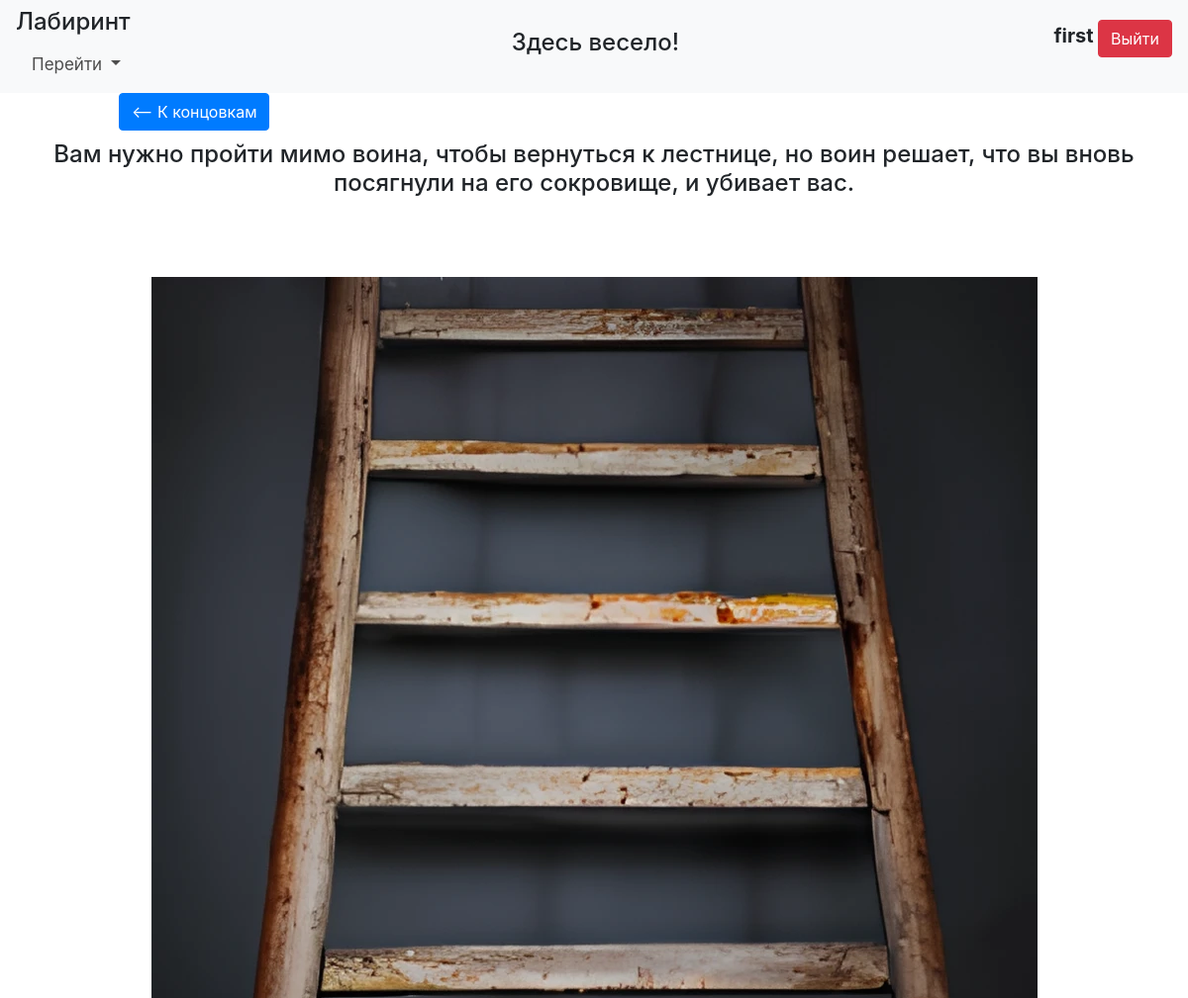
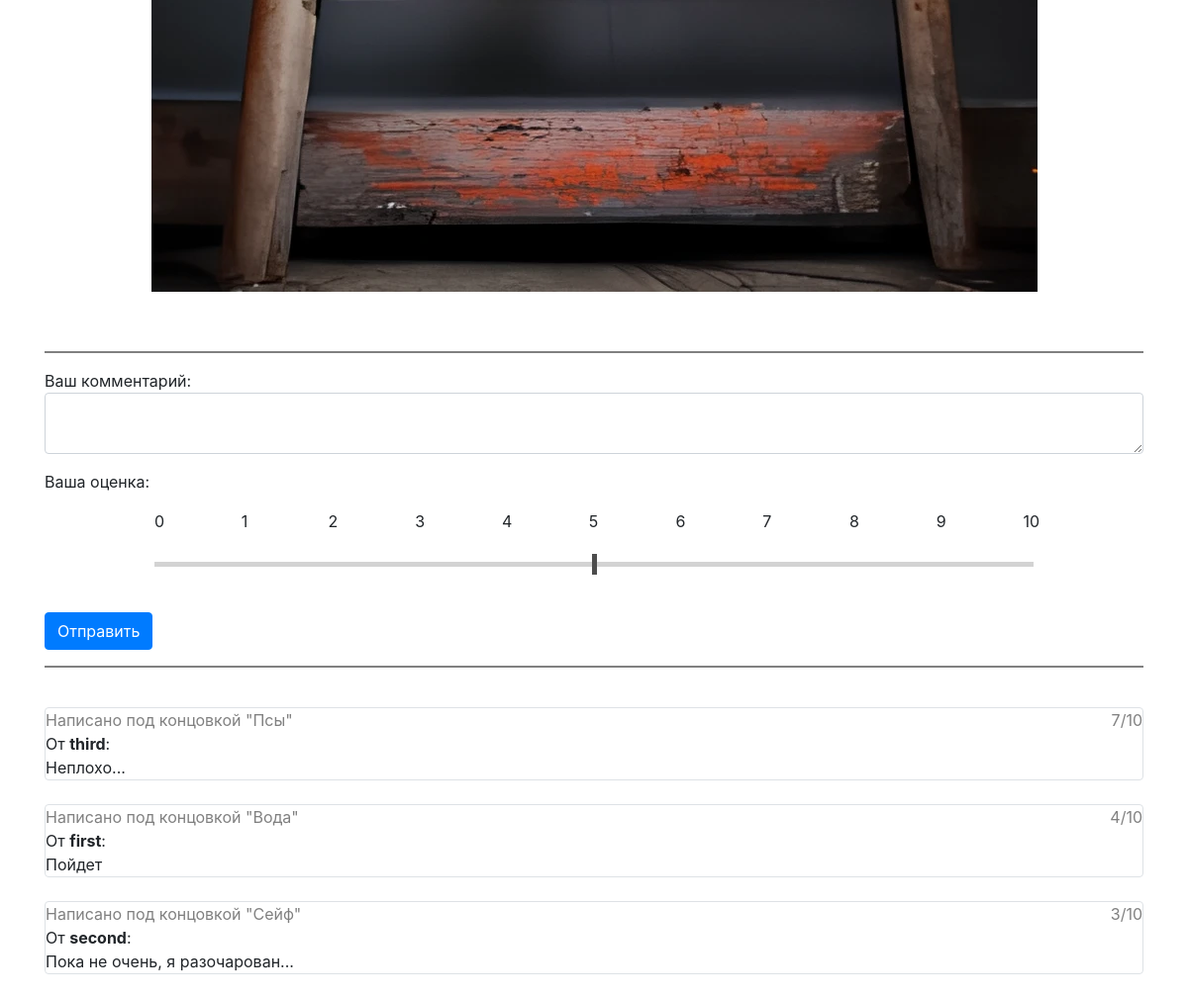
The app's page /passings/2 (signed in) with its own data (2 pictures, top to bottom).
### data/tables/users.py (models this page shows, shortened)
class User(SqlAlchemyBase, UserMixin, SerializerMixin):
    __tablename__ = 'users'
    id = sqlalchemy.Column(sqlalchemy.Integer,
                           primary_key=True, autoincrement=True)
    name = sqlalchemy.Column(sqlalchemy.String, unique=True)
    hashed_password = sqlalchemy.Column(sqlalchemy.String)
    reviews = orm.relationship("Review", back_populates="user")
    combos = orm.relationship("Combo", back_populates="user")
    passings = orm.relationship("Passing", back_populates="user")

### data/tables/endings.py (models this page shows)
class Ending(SqlAlchemyBase, SerializerMixin):
    __tablename__ = 'endings'
    id = sqlalchemy.Column(sqlalchemy.Integer,
                           primary_key=True, autoincrement=True)
    path_to_picture = sqlalchemy.Column(sqlalchemy.String, nullable=True)
    text = sqlalchemy.Column(sqlalchemy.String, nullable=True)
    name = sqlalchemy.Column(sqlalchemy.String, nullable=True)
    reviews = orm.relationship("Review", back_populates="ending")
    passings = orm.relationship("Passing", back_populates="ending")

### data/tables/reviews.py (models this page shows)
class Review(SqlAlchemyBase, SerializerMixin):
    __tablename__ = 'reviews'
    id = sqlalchemy.Column(sqlalchemy.Integer,
                           primary_key=True, autoincrement=True)
    ending_id = sqlalchemy.Column(sqlalchemy.Integer, sqlalchemy.ForeignKey("endings.id"))
    user_id = sqlalchemy.Column(sqlalchemy.Integer, sqlalchemy.ForeignKey("users.id"))
    date = sqlalchemy.Column(sqlalchemy.DateTime, default=datetime.now())
    text = sqlalchemy.Column(sqlalchemy.String, nullable=True)
    mark = sqlalchemy.Column(sqlalchemy.Integer)
    ending = orm.relationship('Ending')
    user = orm.relationship("User")

### data/api/login_api.py (the view)
    def worker(*args, **kwargs):
        if current_user.is_authenticated:
            return func(*args, **kwargs)
        return redirect("/login")

### forms/ending.py
class EndingForm(FlaskForm):
    comment = TextAreaField('Ваш комментарий', validators=[DataRequired()])
    slider = DecimalRangeField("Оценка", validators=[NumberRange(min=0, max=10)],
                               render_kw={"step": "1"})
    submit = SubmitField('Отправить', name="enter")

### data/additional.py (called while the page is built)
def get_menu_btns():
    address = request.path[1:]
    btns = []
    if current_user.is_authenticated:
        if address != "passings":
            btns.append("Концовки")
        btns.append("Выйти")
    else:
        if address != "login":
            btns.append("Войти")
        if address != "register":
            btns.append("Зарегистрироваться")
    if address != "about":
        btns.append("О нас")
    return btns

### data/api/login_api.py (called while the page is built)
def need_login(func):
    def worker(*args, **kwargs):
        if current_user.is_authenticated:
            return func(*args, **kwargs)
        return redirect("/login")
    worker.__name__ = func.__name__
    return worker

### data/api/passing_api.py (called while the page is built, shortened)
@blueprint.route("/passings/<int:passing_id>", methods=["GET", "POST"])
@need_login
def get_passing(passing_id):
    dbs = db_session.create_session()
    passing = dbs.query(Passing).get(passing_id)
    if not passing or passing.username != current_user.name:
        return bad_site(message="Такой концовки нет или она не ваша")
    user = passing.user
    ending = passing.ending
    form = EndingForm()
    return render_template("ending.html", user=user, ending=ending,
                           reviews=dbs.query(Review).all()[::-1], form=form, title=ending.name,
                           menu=get_menu_btns())

### data/db_session.py (called while the page is built)
def create_session() -> Session:
    global __factory
    return __factory()

### main.py (called while the page is built)
@login_manager.user_loader
def load_user(user_id):
    db_sess = db_session.create_session()
    return db_sess.query(User).get(user_id)

### templates/ending.html (shortened to what this page needs)
{% extends "base.html" %}
{% block content %}
<div class="left" style="margin-left: 10%; display: inline-block;">
<a type="button" class="btn btn-primary" href="/passings"><-- К концовкам</a>
</div>
<br><br>
<main role="main" class="container" style="align: center;">
    <form action="" method="post">
    <a class="center">
    <h4>{{ ending.text }}</h4>
    {% for i in range(3) %}<br>{% endfor %}
        <p class="center"><img src="{{ url_for('static', filename=ending.path_to_picture) }}"></p>
    </a>
        <br>
        <hr style="border: 1px solid gray;">
        <div>Ваш комментарий:</div>
        <p>{{ form.comment(class="form-control", type="textarea") }}</p>
        <p>Ваша оценка: </p>
        <a style="margin-left: 10%;">
        {% for i in range(11) %}
        <p style="width: 7.5%; display: inline-block;">{{ loop.index - 1 }}</p>
        {% endfor %}
        </a>
        <p style="text-align: center;">{{ form.slider(class="slider", type="range") }}</p>
        <br>
        <p>{{ form.submit(type="submit", class="btn btn-primary") }}</p>
        <hr style="border: 1px solid gray;">
        {% for review in reviews %}
    <br>
    <div class="col-md6 border rounded">
        <div style="color: gray;">Написано под концовкой "{{ review.ending.name }}"<span style="float: right;">{{ review.mark }}/10</span></div>
        <div style="display: inline-block;">
            <a>От </a><a style="font-weight: bold;">{{review.user.name}}</a><a>:</a>
        </div>
        <div class="width">{{ review.text }}</div>
    </div>
    {% endfor %}
    <br>
    </form>
</main>
{% endblock %}

### templates/base.html (shortened to what this page needs)
<!doctype html>
<html lang="en">
<head>
    <link rel="stylesheet"
          href="https://stackpath.bootstrapcdn.com/bootstrap/4.4.1/css/bootstrap.min.css"
>
    <link rel="stylesheet" type="text/css" href="{{ url_for('static', filename='css/style.css') }}" />
</head>
<body>
<header>
    <nav class="navbar navbar-light bg-light">
        <div>
        <h4>Лабиринт</h4>
        <div class="nav-item dropdown" style="font-size: 17px; color: #4d4d4d">
          <a class="nav-link dropdown-toggle" id="navbarDropdown" role="button" data-bs-toggle="dropdown" aria-expanded="false">
            Перейти
          </a>
        </div>
        </div>
        <h4>Здесь весело!</h4>
        {% if current_user.is_authenticated %}
        <p>
            <a class="bold">{{ current_user.name }}</a>
            <a type="button" class="btn btn-danger" href="/logout">Выйти</a>
        </p>
        {% elif request.path == "/login" %}
            <a type="button" class="btn btn-primary" href="/register">Зарегистрироваться</a>
        {% else %}
            <a type="button" class="btn btn-primary" href="/login">Войти</a>
        {% endif %}
    </nav>
</header>
{% block content %}{% endblock %}
</body>
</html>

### static/css/style.css (style rules this page uses)
.slider { -webkit-appearance: none; width: 80%; height: 5px; background: #d3d3d3; opacity: 1; -webkit-transition: .2s; transition: opacity .2s; }
.center { text-align: center; align: center; }
.bold { font-size: 20px; font-weight: bold; }
.left { float: left; }
.container { overflow: hidden; }

### records on screen
User: name "first"
Ending: text "Вам нужно пройти мимо воина, чтобы вернуться к лестнице, но воин решает, что вы вновь посягнули на его сокровище, и убивает вас.", path_to_picture (picture)
Review: ending.name "Псы", mark "7", user.name "third", text "Неплохо..."
Review: ending.name "Вода", mark "4", user.name "first", text "Пойдет"
Review: ending.name "Сейф", mark "3", user.name "second", text "Пока не очень, я разочарован..."
